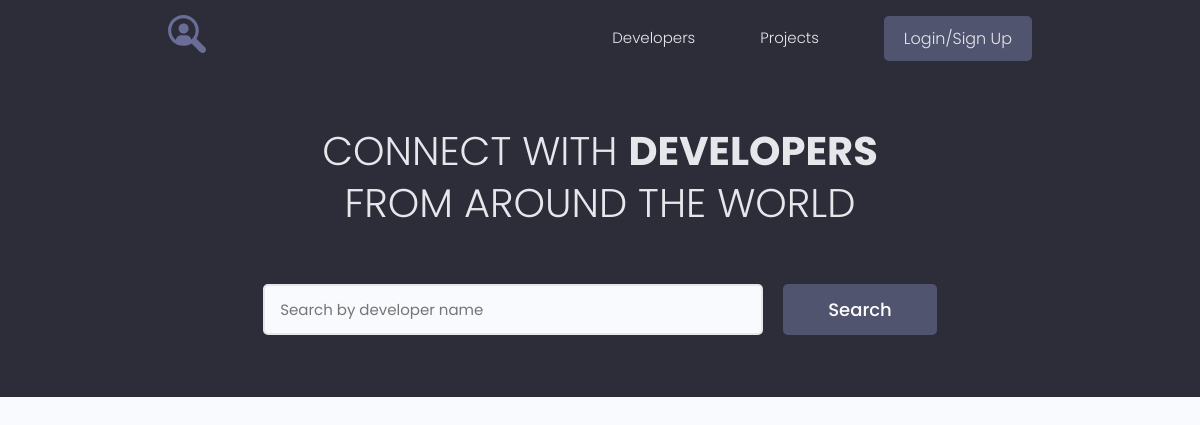
The app's page /, older data.
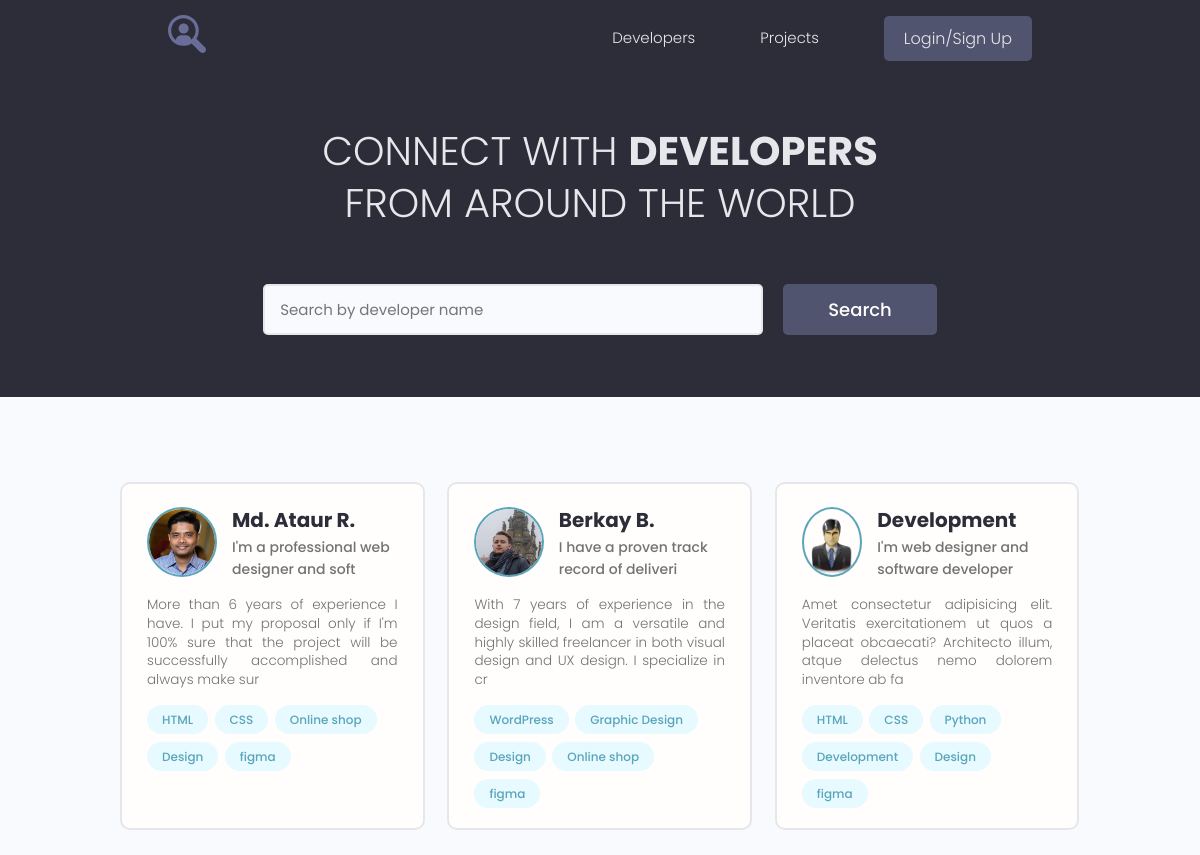
The same page, newer data.
### users/models.py (models this page shows, shortened)
class Profile(models.Model):
    user = models.OneToOneField(User, on_delete=models.CASCADE, blank=True, null=True)
    name = models.CharField(max_length=200, blank=True, null=True)
    email = models.EmailField(max_length=200, blank=True, null=True)
    username = models.CharField(max_length=200, blank=True, null=True)
    short_info = models.CharField(max_length=200, blank=True, null=True)
    bio = models.TextField(blank=True, null=True)
    profile_image = models.ImageField(upload_to="profiles/", default='profiles/user-default.png')
    social_github = models.CharField(max_length=200, blank=True, null=True)
    social_youtube = models.CharField(max_length=200, blank=True, null=True)
    social_website = models.CharField(max_length=200, blank=True, null=True)
    created = models.DateTimeField(auto_now_add=True)

class Skill(models.Model):
    owner = models.ForeignKey(Profile, on_delete=models.CASCADE, blank=True, null=True)
    name = models.CharField(max_length=200, blank=True, null=True)
    description = models.TextField(blank=True, null=True)
    created = models.DateTimeField(auto_now_add=True)
    def __str__(self):
        return self.name

### users/views.py (the view)
# urls.py: path('', views.profiles, name="profiles"),
def profiles(request):
    prof, search_query = search_profiles(request)
    custom_range, prof = paginate_profiles(request, prof, 3)
    context = {
        'profiles': prof,
        'search_query': search_query,
        'custom_range': custom_range
    }
    return render(request, 'users/index.html', context)

### users/utils.py (called while the page is built)
def paginate_profiles(request, pr, results):
    page = request.GET.get('page')
    paginator = Paginator(pr, results)
    try:
        pr = paginator.page(page)
    except PageNotAnInteger:
        page = 1
        pr = paginator.page(page)
    except EmptyPage:
        page = paginator.num_pages
        pr = paginator.page(page)
    left_index = int(page) - 4
    if left_index < 1:
        left_index = 1
    right_index = int(page) + 5
    if right_index > paginator.num_pages:
        right_index = paginator.num_pages + 1
    custom_range = range(left_index, right_index)
    return custom_range, pr

def search_profiles(request):
    search_query = ''
    if request.GET.get('search_query'):
        search_query = request.GET.get('search_query')
    skills = Skill.objects.filter(name__icontains=search_query)
    prof = Profile.objects.distinct().filter(
        Q(name__icontains=search_query) |
        Q(short_info__icontains=search_query) |
        Q(skill__in=skills)
    )
    return prof, search_query

### users/templates/users/index.html (shortened to what this page needs)
{% extends 'projects/base.html' %}
{% block content %}
  <main class="home">
    <section class="hero-section text-center">
      <div class="container container--narrow">
        <div class="hero-section__box">
          <h2>CONNECT WITH <span>DEVELOPERS</span></h2>
          <h2>FROM AROUND THE WORLD</h2>
        </div>
        <div class="hero-section__search">
          <form id="search"  class="form" action="{% url 'profiles' %}" method="get">
            <div class="form__field">
              <input class="input input--text" id="formInput#search" type="text" name="search_query" value="{{ search_query }}"
                placeholder="Search by developer name" />
            </div>
            <input class="btn btn--sub btn--lg" type="submit" value="Search" />
          </form>
        </div>
      </div>
    </section>
    <section class="devlist">
      <div class="container">
        <div class="grid grid--three">
          {% for profile in profiles %}
          <div class="column card">
            <div class="dev">
              <a href="{% url 'user_profile' profile.id %}" class="card__body">
                <div class="dev__profile">
                  <img class="avatar avatar--md" src="{{ profile.profile_image.url }}" alt="image" />
                  <div class="dev__meta">
                    <h3>{{ profile.name }}</h3>
                    <h5>{{ profile.short_info|slice:'40' }}</h5>
                  </div>
                </div>
                <p class="dev__info">
                  {{ profile.bio|slice:'150' }}
                </p>
                <div class="dev__skills">
                  {% for skill in profile.skill_set.all|slice:'6' %}
                  <span class="tag tag--pill tag--main">
                    <small>{{ skill }}</small>
                  </span>
                  {% endfor %}
                </div>
              </a>
            </div>
          </div>
          {% endfor %}
        </div>
      </div>
    </section>
  </main>
{% endblock %}

Row changes from the older to the newer data that the page shows:
added Profile: profile_image (picture), name "Md. Ataur R.", short_info "I'm a professional web designer and soft", bio "More than 6 years of experience I have. I put my proposal only if I'm 100% sure that the project will be successfully accomplished and always make sur"
added Skill: name "HTML", shown under "Md. Ataur R."
added Skill: name "CSS", shown under "Md. Ataur R."
added Skill: name "Online shop", shown under "Md. Ataur R."
added Skill: name "Design", shown under "Md. Ataur R."
added Skill: name "figma", shown under "Md. Ataur R."
added Profile: profile_image (picture), name "Berkay B.", short_info "I have a proven track record of deliveri", bio "With 7 years of experience in the design field, I am a versatile and highly skilled freelancer in both visual design and UX design. I specialize in cr"
added Skill: name "WordPress", shown under "Berkay B."
added Skill: name "Graphic Design", shown under "Berkay B."
added Skill: name "Design", shown under "Berkay B."
added Skill: name "Online shop", shown under "Berkay B."
added Skill: name "figma", shown under "Berkay B."
added Profile: profile_image (placeholder picture), name "Development", short_info "I'm web designer and software developer", bio "Amet consectetur adipisicing elit. Veritatis exercitationem ut quos a placeat obcaecati? Architecto illum, atque delectus nemo dolorem inventore ab fa"
added Skill: name "HTML", shown under "Development"
added Skill: name "CSS", shown under "Development"
added Skill: name "Python", shown under "Development"
added Skill: name "Development"
added Skill: name "Design", shown under "Development"
added Skill: name "figma", shown under "Development"
